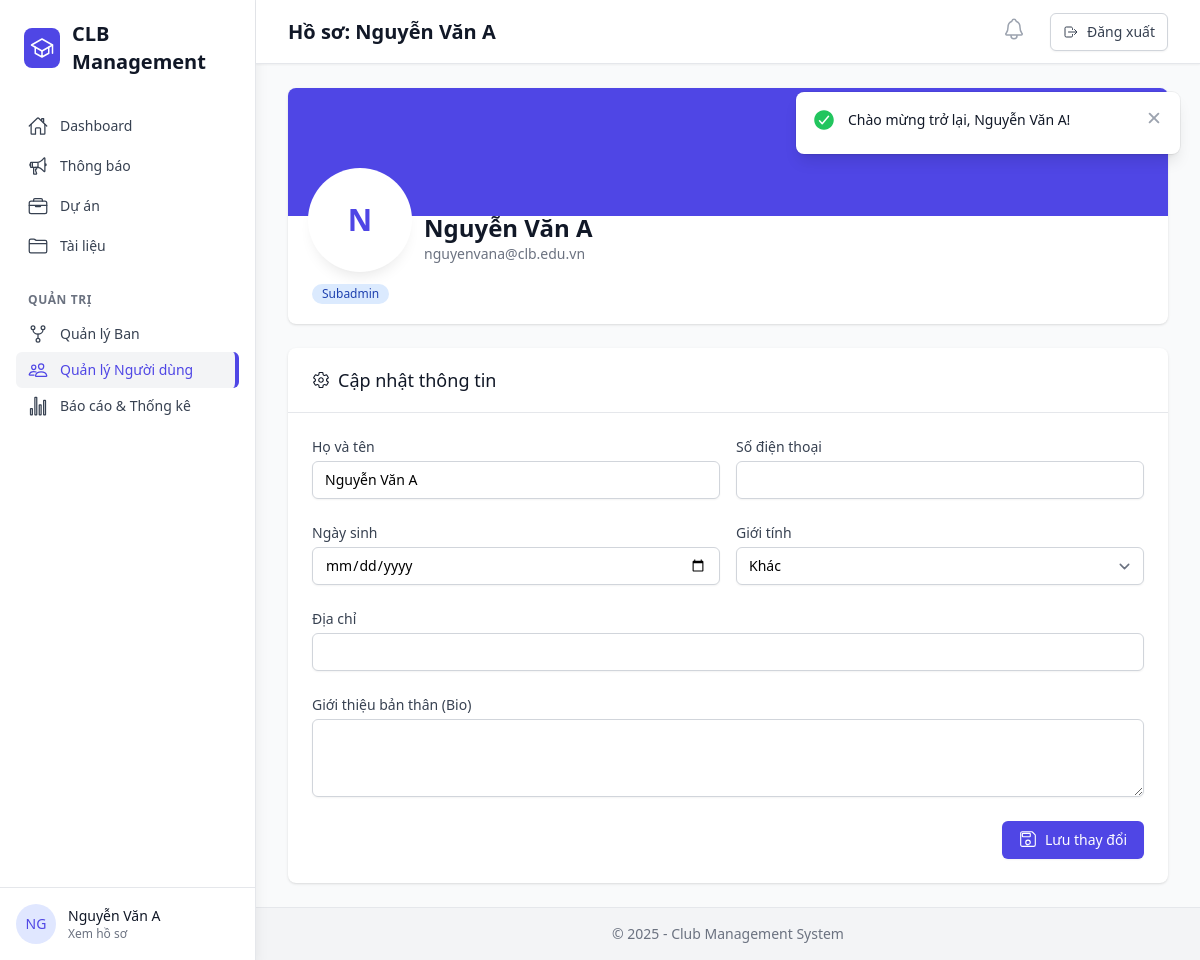
The page /public/user/profile (signed in) on the database its author committed.
### tables this page shows
CREATE TABLE `user_profiles` (
  `user_id` int(11) NOT NULL COMMENT 'FK tới users.id',
  `phone` varchar(15) DEFAULT NULL COMMENT 'Số điện thoại',
  `gender` enum('male','female','other') DEFAULT 'other' COMMENT 'Giới tính',
  `dob` date DEFAULT NULL COMMENT 'Ngày sinh (Date of Birth)',
  `address` varchar(255) DEFAULT NULL COMMENT 'Địa chỉ',
  `bio` text DEFAULT NULL COMMENT 'Giới thiệu bản thân',
  `avatar` varchar(255) DEFAULT NULL COMMENT 'URL ảnh đại diện',
  `updated_at` datetime DEFAULT current_timestamp() ON UPDATE current_timestamp()
);

CREATE TABLE `users` (
  `id` int(11) NOT NULL,
  `name` varchar(100) NOT NULL COMMENT 'Họ tên đầy đủ',
  `email` varchar(100) NOT NULL COMMENT 'Email đăng nhập',
  `password` varchar(255) NOT NULL COMMENT 'Password đã hash (bcrypt)',
  `system_role` enum('admin','subadmin','member') NOT NULL DEFAULT 'member' COMMENT 'Vai trò hệ thống: admin=quản trị, subadmin=phó, member=thành viên',
  `is_active` tinyint(1) DEFAULT 1 COMMENT 'Trạng thái tài khoản (soft delete)',
  `password_reset_token` varchar(100) DEFAULT NULL COMMENT 'Token reset mật khẩu',
  `password_reset_expires` datetime DEFAULT NULL COMMENT 'Thời hạn token',
  `created_at` datetime DEFAULT current_timestamp(),
  `updated_at` datetime DEFAULT current_timestamp() ON UPDATE current_timestamp()
);

### app/Controllers/UserController.php (called while the page is built, shortened)
<?php
class UserController extends Controller
{
    private $userModel;
    public function __construct()
    {
        $this->userModel = new User();
    }
    public function profile($id = null)
    {
        if ($id === null) {
            $id = $_SESSION['user_id'];
        }
        $user = $this->userModel->getProfile($id);
        $data = [
            'user' => $user,
            'is_own_profile' => ($id == $_SESSION['user_id']),
            'title' => 'Hồ sơ: ' . htmlspecialchars($user['name'])
        ];
        $this->view('users/profile', $data);
    }
}

### app/Core/Router.php (called while the page is built, shortened)
<?php
class Router
{
    protected $currentMethod = 'index';
    public function __construct()
    {
        $url = $this->getUrl();
        if (isset($url[0])) {
            $controllerName = ucwords($url[0]) . 'Controller';
            $controllerClass = 'App\\Controllers\\' . $controllerName;
            if (class_exists($controllerClass)) {
                unset($url[0]);
            }
        }
        $this->currentController = new $controllerClass();
        if (isset($url[1])) {
            $requestedMethod = $url[1];
            if (method_exists($this->currentController, $requestedMethod)) {
                $this->currentMethod = $requestedMethod;
                unset($url[1]);
            }
        }
        $this->params = $url ? array_values($url) : [];
        call_user_func_array([$this->currentController, $this->currentMethod], $this->params);
    }
    protected function getUrl()
    {
        if (isset($_GET['url'])) {
            $url = rtrim($_GET['url'], '/');
            $url = filter_var($url, FILTER_SANITIZE_URL);
            return explode('/', $url);
        }
        return [];
    }
}

### public/index.php (called while the page is built, shortened)
<?php
try {
    $init = new Router();
} catch (Exception $e) {
    if (isset($_ENV['APP_ENV']) && $_ENV['APP_ENV'] === 'local') {
        echo "<div style='background:#f8d7da; color:#721c24; padding:20px; border:1px solid #f5c6cb; margin:20px; font-family:sans-serif;'>";
        echo "<h3>Lỗi Hệ Thống (Local):</h3>";
        echo "<p><strong>Message:</strong> " . $e->getMessage() . "</p>";
        echo "<pre>" . $e->getTraceAsString() . "</pre>";
        echo "</div>";
    } else {
        error_log($e->getMessage());
        echo "<h1>Đã xảy ra lỗi hệ thống. Vui lòng quay lại sau.</h1>";
    }
}

### app/Core/Database.php (called while the page is built, shortened)
<?php
class Database
{
    private $host = DB_HOST;
    private $user = DB_USER;
    private $pass = DB_PASS;
    private $name = DB_NAME;
    private $charset = DB_CHARSET;
    private static $instance = null;
    private $pdo;
    private $stmt;
    private function __construct()
    {
        $dsn = 'mysql:host=' . $this->host . ';dbname=' . $this->name . ';charset=' . $this->charset;
        $options = [
            PDO::ATTR_ERRMODE            => PDO::ERRMODE_EXCEPTION,
            PDO::ATTR_DEFAULT_FETCH_MODE => PDO::FETCH_ASSOC,
            PDO::ATTR_EMULATE_PREPARES   => false,
        ];
        try {
            $this->pdo = new PDO($dsn, $this->user, $this->pass, $options);
        } catch (PDOException $e) {
            die("Database Connection Error: " . $e->getMessage());
        }
    }
    public static function getInstance()
    {
        if (self::$instance == null) {
            self::$instance = new Database();
        }
        return self::$instance;
    }
    public function query($sql)
    {
        $this->stmt = $this->pdo->prepare($sql);
    }
    public function bind($param, $value, $type = null)
    {
        if (is_null($type)) {
            switch (true) {
                case is_int($value):
                    $type = PDO::PARAM_INT;
                    break;
            }
        }
        $this->stmt->bindValue($param, $value, $type);
    }
    public function execute()
    {
        return $this->stmt->execute();
    }
    public function single()
    {
        $this->execute();
        return $this->stmt->fetch(PDO::FETCH_ASSOC);
    }
}

### app/Models/User.php (called while the page is built, shortened)
<?php
class User
{
    private $db;
    public function __construct()
    {
        $this->db = Database::getInstance();
    }
    public function getProfile($id)
    {
        $sql = "SELECT u.id, u.name, u.email, u.system_role, u.is_active, u.created_at,
                       p.phone, p.gender, p.dob, p.address, p.bio, p.avatar
                FROM users u
                LEFT JOIN user_profiles p ON u.id = p.user_id
                WHERE u.id = :id AND u.is_active = 1";
        $this->db->query($sql);
        $this->db->bind(':id', $id);
        return $this->db->single();
    }
}

### app/Views/users/profile.php (the view, shortened to what this page needs)
<?php require_once ROOT_PATH . '/app/Views/layout/header.php'; ?>
<div class="max-w-4xl mx-auto">
    <div class="bg-white shadow rounded-lg mb-6 overflow-hidden">
        <div class="bg-indigo-600 h-32"></div>
        <div class="px-4 py-5 sm:px-6 relative">
            <div class="-mt-16 mb-4 flex items-end">
                <div class="h-24 w-24 rounded-full ring-4 ring-white bg-white flex items-center justify-center shadow-lg">
                    <span class="text-3xl font-bold text-indigo-600"><?= strtoupper(substr($user['name'], 0, 1)) ?></span>
                </div>
                <div class="ml-4 mb-1">
                    <h3 class="text-2xl font-bold text-gray-900"><?= htmlspecialchars($user['name']) ?></h3>
                    <p class="text-sm text-gray-500"><?= htmlspecialchars($user['email']) ?></p>
                </div>
            </div>
            <div class="flex space-x-2">
                <span class="inline-flex items-center px-2.5 py-0.5 rounded-full text-xs font-medium bg-blue-100 text-blue-800">
                    <?= ucfirst($user['system_role']) ?>
                </span>
            </div>
        </div>
    </div>
    <?php if ($is_own_profile): ?>
        <div class="bg-white shadow rounded-lg overflow-hidden">
            <div class="px-4 py-5 border-b border-gray-200 sm:px-6">
                <h3 class="text-lg leading-6 font-medium text-gray-900 flex items-center">
                    <ion-icon name="settings-outline" class="mr-2"></ion-icon>
                    Cập nhật thông tin
                </h3>
            </div>
            <form action="<?= BASE_URL ?>/user/update_profile" method="POST" class="px-4 py-5 sm:p-6 space-y-6">
                <div class="grid grid-cols-1 gap-y-6 gap-x-4 sm:grid-cols-6">
                    <div class="sm:col-span-3">
                        <label class="block text-sm font-medium text-gray-700">Họ và tên</label>
                        <input type="text" name="name" value="<?= htmlspecialchars($user['name']) ?>" required
                            class="mt-1 focus:ring-indigo-500 focus:border-indigo-500 block w-full shadow-sm sm:text-sm border-gray-300 rounded-md">
                    </div>
                    <div class="sm:col-span-3">
                        <label class="block text-sm font-medium text-gray-700">Số điện thoại</label>
                        <input type="text" name="phone" value="<?= htmlspecialchars($user['phone'] ?? '') ?>"
                            class="mt-1 focus:ring-indigo-500 focus:border-indigo-500 block w-full shadow-sm sm:text-sm border-gray-300 rounded-md">
                    </div>
                    <div class="sm:col-span-3">
                        <label class="block text-sm font-medium text-gray-700">Ngày sinh</label>
                        <input type="date" name="dob" value="<?= $user['dob'] ?? '' ?>"
                            class="mt-1 focus:ring-indigo-500 focus:border-indigo-500 block w-full shadow-sm sm:text-sm border-gray-300 rounded-md">
                    </div>
                    <div class="sm:col-span-3">
                        <label class="block text-sm font-medium text-gray-700">Giới tính</label>
                        <select name="gender" class="mt-1 block w-full py-2 px-3 border border-gray-300 bg-white rounded-md shadow-sm focus:outline-none focus:ring-indigo-500 focus:border-indigo-500 sm:text-sm">
                            <option value="other" <?= ($user['gender'] == 'other') ? 'selected' : '' ?>>Khác</option>
                        </select>
                    </div>
                    <div class="sm:col-span-6">
                        <label class="block text-sm font-medium text-gray-700">Địa chỉ</label>
                        <input type="text" name="address" value="<?= htmlspecialchars($user['address'] ?? '') ?>"
                            class="mt-1 focus:ring-indigo-500 focus:border-indigo-500 block w-full shadow-sm sm:text-sm border-gray-300 rounded-md">
                    </div>
                    <div class="sm:col-span-6">
                        <label class="block text-sm font-medium text-gray-700">Giới thiệu bản thân (Bio)</label>
                        <textarea name="bio" rows="3" class="mt-1 shadow-sm focus:ring-indigo-500 focus:border-indigo-500 block w-full sm:text-sm border-gray-300 rounded-md"><?= htmlspecialchars($user['bio'] ?? '') ?></textarea>
                    </div>
                </div>
                <div class="flex justify-end">
                    <button type="submit" class="inline-flex justify-center py-2 px-4 border border-transparent shadow-sm text-sm font-medium rounded-md text-white bg-indigo-600 hover:bg-indigo-700 focus:outline-none focus:ring-2 focus:ring-offset-2 focus:ring-indigo-500">
                        <ion-icon name="save-outline" class="mr-2 text-lg"></ion-icon>
                        Lưu thay đổi
                    </button>
                </div>
            </form>
        </div>
    <?php endif; ?>
</div>
<?php require_once ROOT_PATH . '/app/Views/layout/footer.php'; ?>

### public/css/custom.css (style rules this page uses)
:root { --color-primary: #2563EB; --color-primary-hover: #1D4ED8; --color-secondary: #0891B2; --color-secondary-hover: #0E7490; --color-success: #16A34A; --color-success-hover: #15803D; --color-warning: #D97706; --color-warning-hover: #B45309; --color-danger: #DC2626; --color-danger-hover: #B91C1C; --color-gray-text: #374151; --color-gray-border: #D1D5DB; --color-gray-bg-hover: #F9FAFB; }

### rows shown on the page
user_profiles: user_id.name "N", user_id.name "Nguyễn Văn A", user_id.email "nguyenvana@clb.edu.vn", user_id.system_role "Subadmin", name "Nguyễn Văn A", gender "Khác"

### other values the page prints
substr($_SESSION['user_name'], 0, 2) "NG"
$_SESSION['user_name'] "Nguyễn Văn A"
$data['title'] "Hồ sơ: Nguyễn Văn A"
